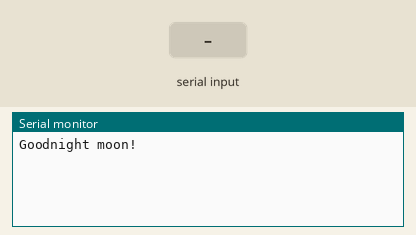
This sketch was run on a simulated Arduino Uno, built with avr-gcc and run on an emulated ATmega328P. Shown: the last lines printed to the serial monitor. The inputs (shaded band) are chosen by the test bench.

Above: at 1.2 s.
1.3 s: "1" received over the second serial link
At 2.3 s:
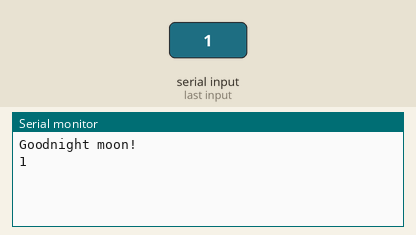
2.8 s: "0" received over the second serial link
At 3.4 s:
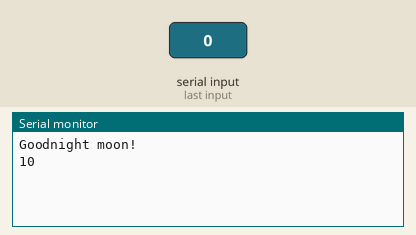

Measured:
- after the input at 1.3 s, the serial monitor: prints a new line at once (image 1)
- after the input at 2.8 s, the serial monitor: prints a new line at once (image 2)

The sketch:

SoftwareSerialExample.ino
```cpp
#include <SoftwareSerial.h>

char temp; // this can be any name

SoftwareSerial mySerial(10, 11); // RX, TX.

void setup() {
  // Open serial communications and wait for port to open:
  Serial.begin(9600);
  while (!Serial) {
    ; // wait for serial port to connect. Needed for native USB port only
  }


  Serial.println("Goodnight moon!");

  // set the data rate for the SoftwareSerial port
  mySerial.begin(9600);
  mySerial.println("Hello, world?");
}

void loop() { // run over and over
  if (mySerial.available()) {
    Serial.write(mySerial.read());
  }
  if (Serial.available()) {
    mySerial.write(Serial.read());
  }
}
```
